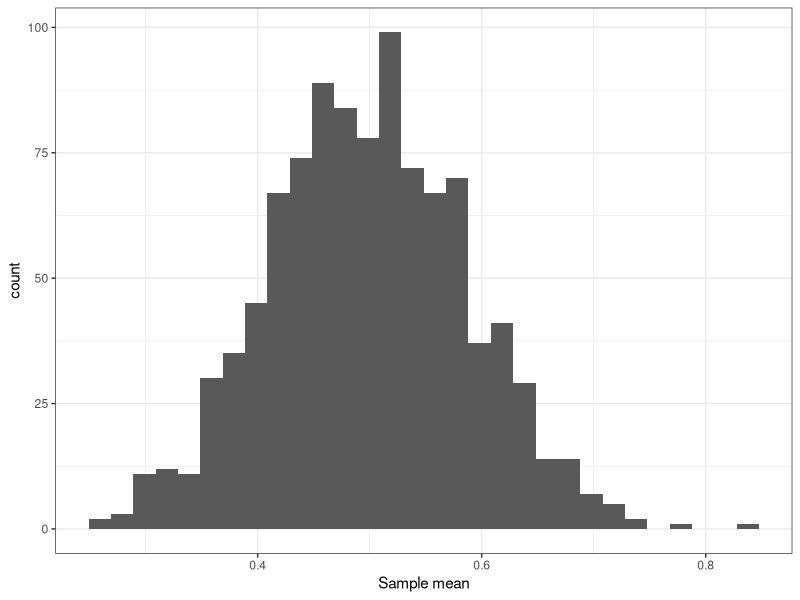
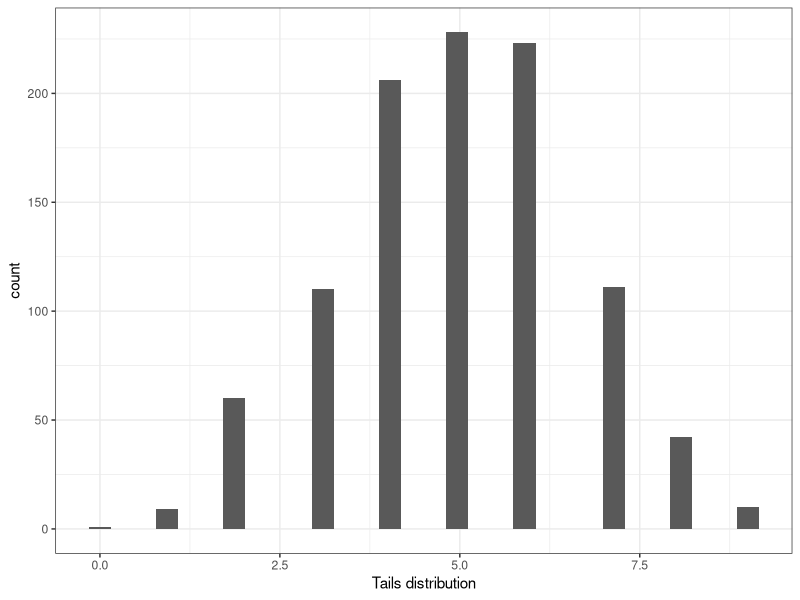
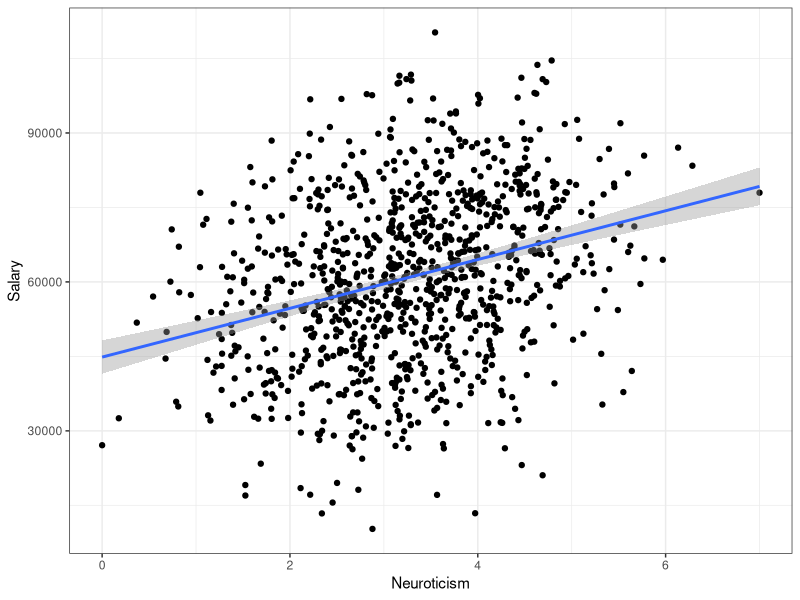
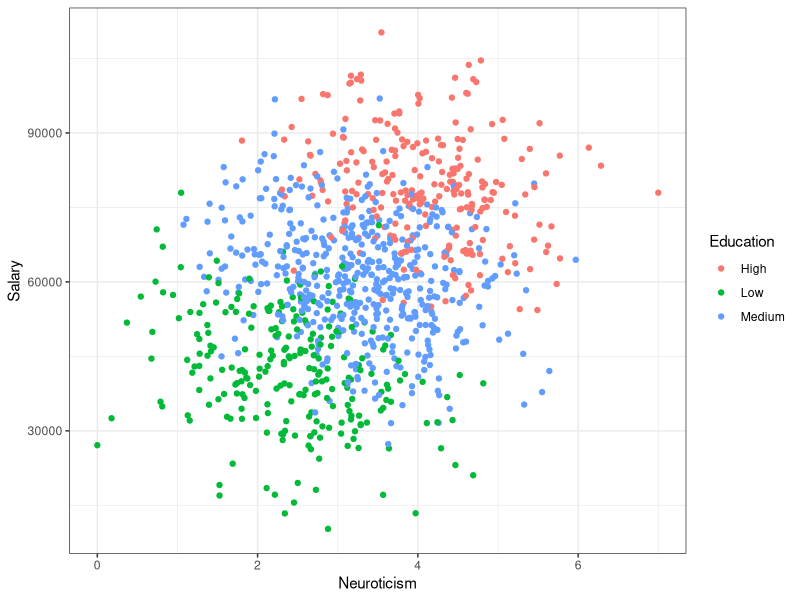
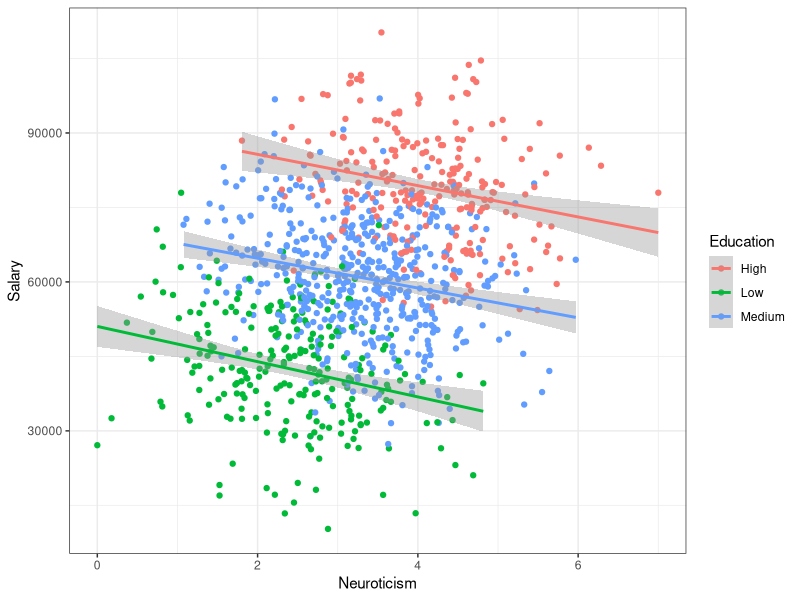
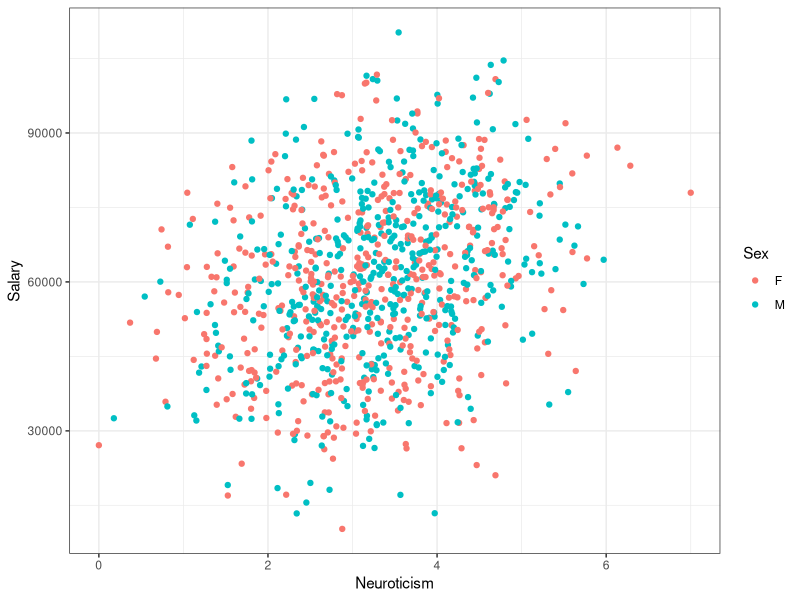

These figures' R source, in order:
#--------------------------------------

?histogram
??histogram
?hist

#--------------------------------------

set.seed(42)
v <- sample(1:100, 10)
print(v)

mean(v)

median(v)

#--------------------------------------

# https://gallery.shinyapps.io/CLT_mean/

#--------------------------------------

library(ggplot2)

# число повторений
r <- 1000

# объем одной выборки
n <- 10

x <- replicate(r, runif(n))
mean_x <- apply(x, 2, mean)
mean_x <- data.frame(sample_mean = mean_x)

ggplot(mean_x) + 
  geom_histogram(aes(x = sample_mean)) +
  xlab("Sample mean") +
  theme_bw()

#--------------------------------------

n <- 10
r <- 1000
x <- replicate(r, sample(0:1, n, replace = T))
TailsDistr <- apply(x, 2, sum)

ggplot(data.frame(n_tails = TailsDistr)) + 
  geom_histogram(aes(x = n_tails)) +
  xlab("Tails distribution") +
  theme_bw()

#--------------------------------------

?t.test

x <- rnorm(n = 100, mean = 0, sd = 1)

t.test(x, mu = 0)

t.test(x, mu = -1000)

#--------------------------------------

x <- rnorm(n = 100, mean = 0, sd = 1)
y <- rnorm(n = 80, mean = 10, sd = 1)

t.test(x, y)

#--------------------------------------

df <-read.table("Neuroticism.csv")
head(df)
summary(df)

#--------------------------------------

ggplot(data=df, aes(Neuroticism, Salary)) +
  geom_point() + 
  geom_smooth(method = 'lm') + 
  theme_bw()

#--------------------------------------

ggplot(data=df, aes(Neuroticism, Salary)) +
  geom_point(aes(col = Education)) + 
  theme_bw()

#--------------------------------------

ggplot(data=df, aes(Neuroticism, Salary)) +
  geom_point(aes(col = Education)) + 
  geom_smooth(aes(col = Education), method = 'lm') +
  theme_bw()

#--------------------------------------

ggplot(data=df, aes(Neuroticism, Salary)) +
  geom_point(aes(col = Sex)) + 
  theme_bw()


